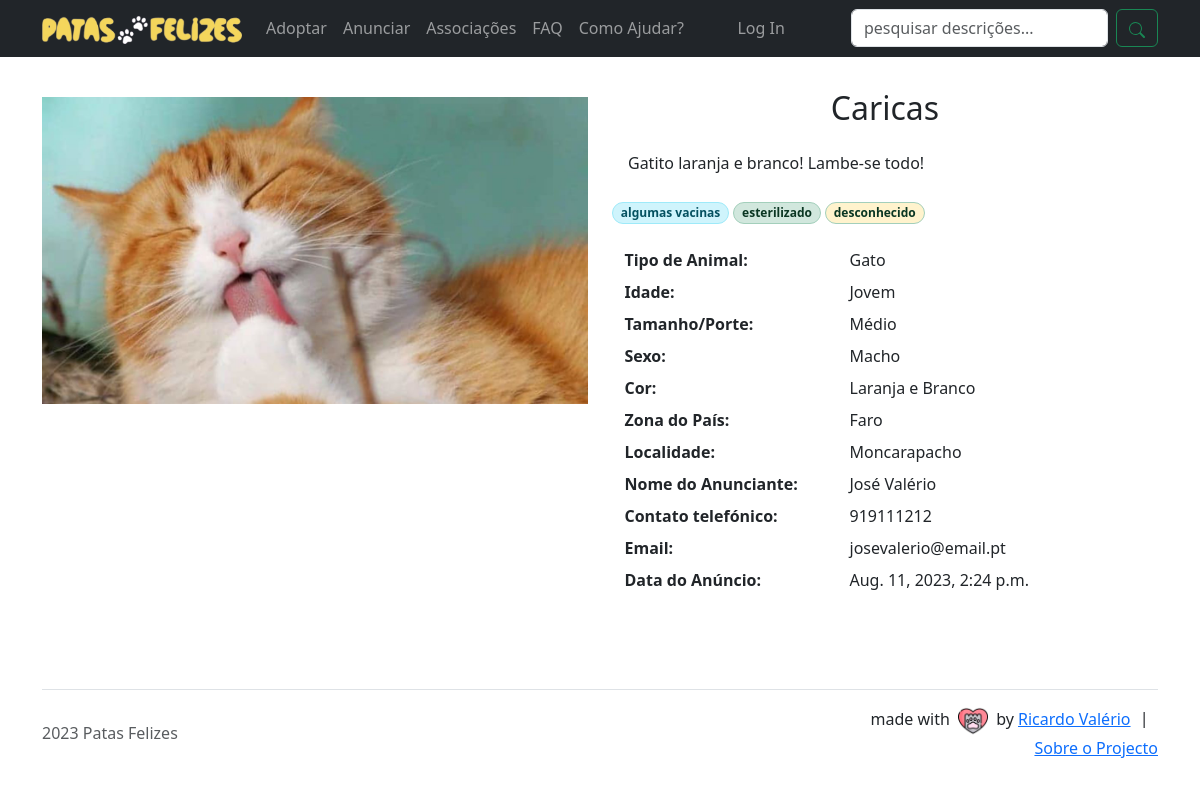
Screenshot of /adoptar/17 with the database file from the repository.
### animais_para_adocao/models.py (models this page shows, shortened)
class AnuncioAnimal(models.Model):
	nome                  = models.CharField(max_length=20)
	id_tipo_de_animal_fk  = models.ForeignKey(TipoDeAnimal, on_delete=models.CASCADE)
	id_raca_fk            = models.ForeignKey(Raca, on_delete=models.CASCADE)
	id_idade_fk           = models.ForeignKey(Idade, on_delete=models.CASCADE)
	id_porte_tamanho_fk   = models.ForeignKey(PorteTamanho, on_delete=models.CASCADE)
	id_cor_do_pelo_fk     = models.ForeignKey(CorDoPelo, on_delete=models.CASCADE)
	sexo                  = models.CharField(max_length=10, choices=[('1', "Fêmea"), ('2', "Macho")])
	imagem                = models.ImageField(upload_to='imagens/animais/', blank=False)
	descricao_do_animal   = models.TextField()
	esterilizado = models.CharField(
		max_length=10,
		choices=[
			('1', "Esterilizado"),
			('2', "Não Esterilizado"),
			('3', "Desconhecido")
		]
	)
	vacinado = models.CharField(
		max_length=10,
		choices=[
			('1', "Vacinas em Dia"),
			('2', "Algumas Vacinas"),
			('3', "Não Vacinado"),
			('4', "Desconhecido")
		]
	)
	desparasitado = models.CharField(
		max_length=10,
		choices=[
			('1', "Desparasitado"),
			('2', "Não Desparasitado"),
			('3', "Desconhecido")
		]
	)
	user 						   = models.ForeignKey(User, on_delete=models.CASCADE)
	nome_anunciante                = models.CharField(max_length=50)
	id_zona_do_pais_fk             = models.ForeignKey(ZonasDoPais, on_delete=models.CASCADE)
	localidade_anunciante          = models.CharField(max_length=20)
	contacto_telefonico_anunciante = models.CharField(max_length=9)
	email_anunciante               = models.CharField(max_length=100)
	datetime_anuncio               = models.DateTimeField(auto_now_add=True)
	anuncio_estado 				   = models.BooleanField(default=True)
	class Meta:
		verbose_name_plural = "Anúncio do Animal"

class Idade(models.Model):
	idade = models.CharField(max_length=20)
	class Meta:
		verbose_name_plural = "Idade"

class PorteTamanho(models.Model):
	porte_tamanho = models.CharField(max_length=20)
	class Meta:
		verbose_name_plural = "Porte / Tamanho"

class CorDoPelo(models.Model):
	cor_do_pelo = models.CharField(max_length=30)
	class Meta:
		verbose_name_plural = "Cor do Pêlo"

class ZonasDoPais(models.Model):
	zona_do_pais = models.CharField(max_length=20, verbose_name="Zona do País")
	class Meta:
		verbose_name_plural = "Zona Do País"
	def __str__(self):
		return self.zona_do_pais

### animais_para_adocao/views.py (the view)
# urls.py: path("adoptar/<int:anuncio_id>", views.adoptar, name="adoptar"),
def adoptar(request, anuncio_id):
    animal = get_object_or_404(AnuncioAnimal, pk=anuncio_id)
    context = {'animal': animal}
    return render(request, "animais_para_adocao/adoptar.html", context)

### animais_para_adocao/templates/animais_para_adocao/adoptar.html (shortened to what this page needs)
{% extends "animais_para_adocao/base.html" %}
{% load static %}
{% block content %}
<section class="box bg-white py-3 px-1">
    <div class="container">
        <div class="row">
            <aside class="col-md-6">
                <div>
                    <article class="gallery-wrap">
                        <div class="img-small-wrap pt-4">
                            <div>
                                <a href="{% static animal.imagem.url %}"
                                   data-fancybox="imagem"
                                   data-caption="Caption #1">
                                    <img src="{% static animal.imagem.url %}" width="100%">
                                </a>
                            </div>
                        </div>
                    </article>
                </div>
            </aside>
            <main class="col-md-6">
                <article class="product-info-aside">
                    <h2 class="title mt-3 text-center">{{animal.nome}}</h2>
                    <p class="my-4 mx-3">
                        {{animal.descricao_do_animal}}
                    </p>
                    <p>
    	          	{% if animal.vacinado == '2' %}
    	          		<span class="badge bg-info-subtle border border-info-subtle text-info-emphasis rounded-pill">
    	          			algumas vacinas
    	          		</span>
    	          	{% endif %}
    	          	{% if animal.esterilizado == '1' %}
    		          <span class="badge bg-success-subtle border border-success-subtle text-success-emphasis rounded-pill">
    		          		esterilizado
    		          </span>
    	          	{% endif %}
    	          	{% if animal.desparasitado == '3' %}
    		          <span class="badge bg-warning-subtle border border-success-subtle text-success-emphasis rounded-pill">
    		          		desconhecido
    		          </span>
    	          	{% endif %}
                    </p>
                    <dl class="row my-4">
                        <dt class="col-sm-5 mb-2">
                            <span class="tag">
                            &nbsp;&nbsp; Tipo de Animal:
                            </span>
                        </dt>
                        <dd class="col-sm-7">
                        	{% if animal.id_tipo_de_animal_fk.tipo == 'Gato' %}
                        			{% if animal.sexo == '2' %} Gato {% endif %}
                    		{% endif %}
                        </dd>
                        <dt class="col-sm-5 mb-2">
                            <span class="tag">
                            &nbsp;&nbsp; Idade:
                            </span>
                        </dt>
                        <dd class="col-sm-7">
                            {{ animal.id_idade_fk.idade }}
                        </dd>
                        <dt class="col-sm-5 mb-2">
                            <span class="tag">
                            &nbsp;&nbsp; Tamanho/Porte:
                            </span>
                        </dt>
                        <dd class="col-sm-7">
                            {{ animal.id_porte_tamanho_fk.porte_tamanho }}
                        </dd>
                        <dt class="col-sm-5 mb-2">
                            <span class="tag">
                            &nbsp;&nbsp; Sexo:
                            </span>
                        </dt>
                        <dd class="col-sm-7">
                        	{% if animal.sexo == '2' %} Macho{% endif %}
                        </dd>
                        <dt class="col-sm-5 mb-2">
                            <span class="tag">
                            &nbsp;&nbsp; Cor:
                            </span>
                        </dt>
                        <dd class="col-sm-7">
                            {{ animal.id_cor_do_pelo_fk.cor_do_pelo }}
                        </dd>
                        <dt class="col-sm-5 mb-2">
                            <span class="tag">
                            &nbsp;&nbsp; Zona do País:
                            </span>
                        </dt>
                        <dd class="col-sm-7">
                            {{animal.id_zona_do_pais_fk}}
                        </dd>
                        <dt class="col-sm-5 mb-2">
                            <span class="tag">
                            &nbsp;&nbsp; Localidade:
                            </span>
                        </dt>
                        <dd class="col-sm-7">
                            {{animal.localidade_anunciante}}
                        </dd>
                        <dt class="col-sm-5 mb-2">
                            <span class="tag">
                            &nbsp;&nbsp; Nome do Anunciante:
                            </span>
                        </dt>
                        <dd class="col-sm-7">
                            {{animal.nome_anunciante}}
                        </dd>
                        <dt class="col-sm-5 mb-2">
                            <span class="tag">
                            &nbsp;&nbsp; Contato telefónico:
                            </span>
                        </dt>
                        <dd class="col-sm-7">
                            {{animal.contacto_telefonico_anunciante}}
                        </dd>
                        <dt class="col-sm-5 mb-2">
                            <span class="tag">
                            &nbsp;&nbsp; Email:
                            </span>
                        </dt>
                        <dd class="col-sm-7">
                            {{animal.email_anunciante}}
                        </dd>
                        <dt class="col-sm-5 mb-2">
                            <span class="tag">
                            &nbsp;&nbsp; Data do Anúncio:
                            </span>
                        </dt>
                        <dd class="col-sm-7">
                            {{animal.datetime_anuncio}}
                        </dd>
                    </dl>
                </article>
            </main>
        </div>
    </div>
</section>
{% endblock content %}

### rows the page displays
AnuncioAnimal: imagem (picture), nome "Caricas", descricao_do_animal "Gatito laranja e branco! Lambe-se todo!", id_idade_fk.idade "Jovem", id_porte_tamanho_fk.porte_tamanho "Médio", id_cor_do_pelo_fk.cor_do_pelo "Laranja e Branco", id_zona_do_pais_fk "Faro", localidade_anunciante "Moncarapacho", nome_anunciante "José Valério", contacto_telefonico_anunciante "919111212", email_anunciante "josevalerio@email.pt", datetime_anuncio "Aug. 11, 2023, 2:24 p.m."
